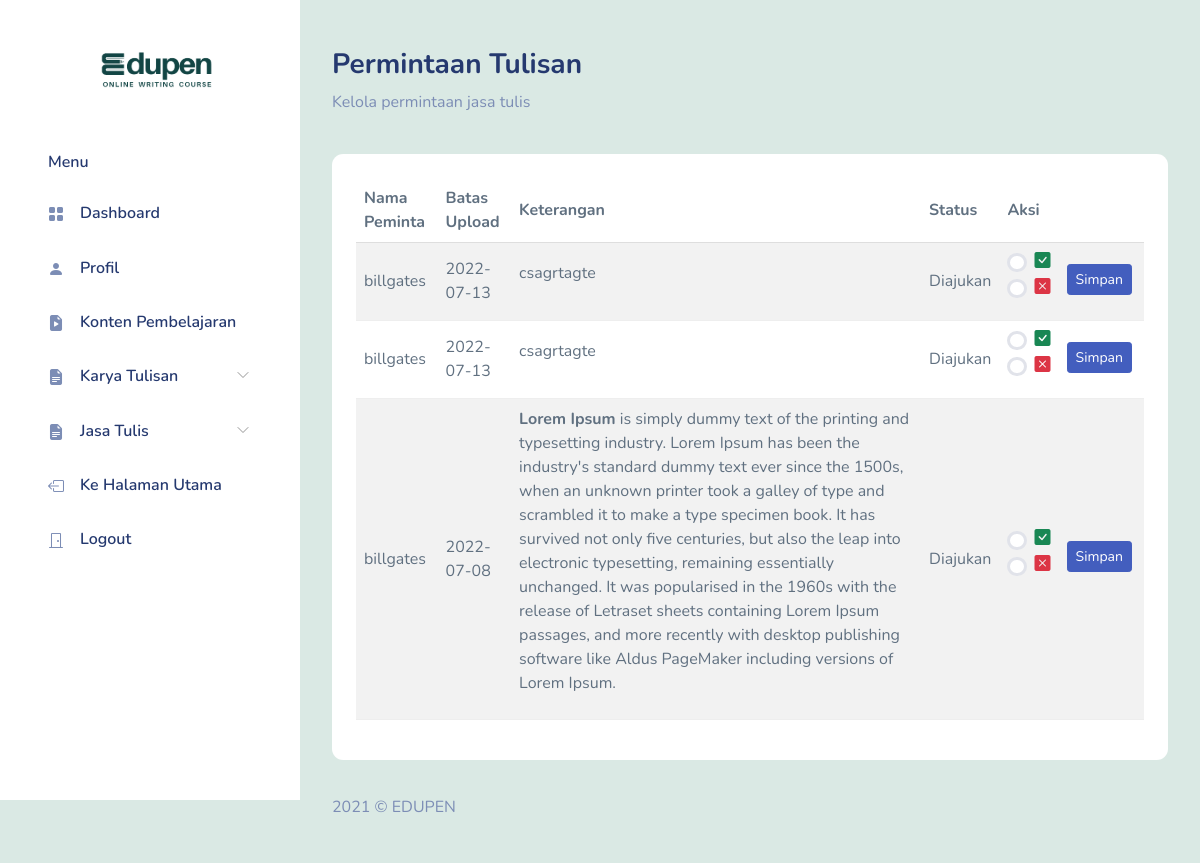
Screenshot of /admin/mintaTulisan.php (signed in) with the database file from the repository.
### tables this page shows
CREATE TABLE `detail_permintaan` (
  `id_permintaan` int(11) NOT NULL,
  `id_penulis` int(11) NOT NULL
);

CREATE TABLE `user` (
  `id_user` int(11) NOT NULL,
  `nama_user` varchar(50) NOT NULL,
  `level` varchar(30) NOT NULL,
  `email` varchar(50) NOT NULL,
  `password` varchar(255) NOT NULL,
  `harga_penulisan` int(11) NOT NULL,
  `foto` varchar(100) NOT NULL
);

CREATE TABLE `permintaan_karya` (
  `id_permintaan` int(11) NOT NULL,
  `id_peminta` int(11) NOT NULL,
  `id_jenistulisan` int(11) NOT NULL,
  `id_jeniskarya` int(11) NOT NULL,
  `status` varchar(30) NOT NULL,
  `tgl_batasupload` date NOT NULL,
  `keterangan` text NOT NULL,
  `file` varchar(50) NOT NULL
);

### admin/mintaTulisan.php (the view, shortened to what this page needs)
<?php
include('header.php');
include('koneksi.php');
$id = $_SESSION['id_user'];
$query = mysqli_query($db, "SELECT * FROM detail_permintaan
INNER JOIN permintaan_karya ON detail_permintaan.id_permintaan = permintaan_karya.id_permintaan
INNER JOIN user ON permintaan_karya.id_peminta = user.id_user
WHERE detail_permintaan.id_penulis = $id AND permintaan_karya.id_peminta != $id");
?>
<body>
    <div id="app">
        <?php include 'sidebar.php' ?>
        <div id="main">
            <div class="page-heading">
                <div class="page-title">
                    <div class="row">
                        <div class="col-12 col-md-6 order-md-1 order-last mb-4">
                            <h3>Permintaan Tulisan</h3>
                            <p class="text-subtitle text-muted">Kelola permintaan jasa tulis</p>
                        </div>
                    </div>
                </div>
                <section class="section">
                    <div class="card">
                        <div class="card-body">
                            <table class="table table-striped" id="table1">
                                <thead>
                                    <tr>
                                        <th>Nama Peminta</th>
                                        <th>Batas Upload</th>
                                        <th>Keterangan</th>
                                        <th>Status</th>
                                        <th>Aksi</th>
                                        <th></th>
                                    </tr>
                                </thead>
                                <tbody>
                                    <?php if (mysqli_num_rows($query)) : ?>
                                        <?php
                                        while ($data = mysqli_fetch_assoc($query)) : ?>
                                            <tr>
                                                <td><?= $data['nama_user']; ?></td>
                                                <td><?= $data['tgl_batasupload']; ?></td>
                                                <td><?= $data['keterangan']; ?></td>
                                                <?php
                                                if ($data['status'] == 'Diajukan') $status = 'Diajukan';
                                                ?>
                                                <td><?= $status; ?></td>
                                                <td>
                                                    <form action="" method="POST" enctype="multipart/form-data">
                                                        <?php
                                                        if ($data['status'] === 'Diajukan') : ?>
                                                            <div class="form-check">
                                                                <input class="form-check-input" type="radio" name="status" id="ya" value="1">
                                                                <label class="form-check-label" for="ya">
                                                                    <i class="bi bi-check-square-fill text-success" style="color: green;"></i>
                                                                </label>
                                                            </div>
                                                            <div class="form-check">
                                                                <input class="form-check-input" type="radio" name="status" id="tidak" value="0">
                                                                <label class="form-check-label" for="tidak">
                                                                    <i class="bi bi-x-square-fill text-danger"></i>
                                                                </label>
                                                            </div>
                                                        <?php endif; ?>
                                                </td>
                                                <td>
                                                    <?php if ($data['status'] == '1') { ?>
                                                        <button type="submit" class="btn btn-primary me-1 mb-1 btn-sm" name="file" onclick="alert('Yakin menyimpan perubahan status?')">Simpan</button>
                                                    <?php } else if ($data['status'] != '1' && $data['status'] != 'Selesai') {
                                                    ?>
                                                        <button type="submit" class="btn btn-primary me-1 mb-1 btn-sm" name="submit" onclick="alert('Yakin menyimpan perubahan status?')">Simpan</button>
                                                    <?php } else if ($data['status'] == 'Selesai') { ?>
                                                        <button type="submit" class="btn btn-primary me-1 mb-1 btn-sm" name="submit" onclick="alert('Yakin menyimpan perubahan status?')" hidden>Simpan</button>
                                                    <?php } ?>
                                                </td>
                                            </tr>
                                        <?php endwhile; ?>
                                    <?php else : ?>
                                        <tr>
                                            <td colspan="6" class="text-center">Data tidak ditemukan.</td>
                                        </tr>
                                    <?php endif; ?>
                                </tbody>
                            </table>
                        </div>
                    </div>
                </section>
            </div>
            <footer>
                <div class="footer clearfix mb-0 text-muted">
                    <div class="float-start">
                        <p>2021 &copy; EDUPEN</p>
                    </div>
                </div>
            </footer>
        </div>
    </div>
</body>
</html>

### admin/assets/css/app.css (style rules this page uses)
.btn.btn-danger,.btn.btn-info,.btn.btn-primary,.btn.btn-secondary,.btn.btn-success,.btn.btn-warning { color:#fff }
.card { margin-bottom:2.2rem;border:none }
.card .card-body { padding:1.5rem }
.dataTable-table td,.dataTable-table thead th,.table td,.table thead th { vertical-align:middle }
.dataTable-table:not(.table-borderless) thead th,.table:not(.table-borderless) thead th { border-bottom:1px solid #dedede!important }
.bi { width:1rem;height:1rem }
#main { margin-left:300px;padding:2rem }
.page-heading { margin:0 0 2rem }
.page-heading h3 { font-weight:700 }

### admin/header.php (style rules this page uses)
body { background-color: #dae9e4; }

### rows the page displays
detail_permintaan: user.nama_user "billgates", id_permintaan.tgl_batasupload "2022-07-13", id_permintaan.keterangan "csagrtagte", id_permintaan.status "Diajukan"
detail_permintaan: user.nama_user "billgates", id_permintaan.tgl_batasupload "2022-07-13", id_permintaan.keterangan "csagrtagte", id_permintaan.status "Diajukan"
detail_permintaan: user.nama_user "billgates", id_permintaan.tgl_batasupload "2022-07-08", id_permintaan.keterangan "Lorem Ipsum is simply dummy text of the printing and typesetting industry. Lorem Ipsum has been the industry's standard dummy text ever since the 1500s, when an unknown printer took a galley of type and scrambled it to make a type specimen book. It has survived not only five centuries, but also the leap into electronic typesetting, remaining essentially unchanged. It was popularised in the 1960s with the release of Letraset sheets containing Lorem Ipsum passages, and more recently with desktop publishing software like Aldus PageMaker including versions of Lorem Ipsum.", id_permintaan.status "Diajukan"
